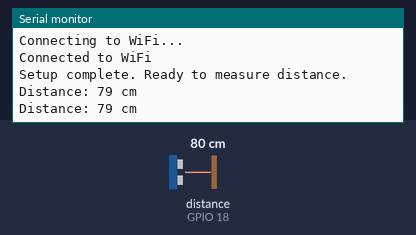
Simulated run of this sketch. Board: ESP32. Shown: the last lines printed to the serial monitor. Wiring (inferred from the names in the program): ultrasonic range finder: trigger GPIO 5; echo GPIO 18. The test bench sets the inputs (shaded band); at power-on: distance to the obstacle (sensor on GPIO 18) 80 cm. The echo pulse lasts 58.3 µs per cm; WiFi joins after 1.5 s; servers stay silent unless stated; the local clock reads 2024-03-15 10:24:30 at power-on unless the sketch sets it.

Above: at 3.2 s.
3.3 s: distance to the obstacle (sensor on GPIO 18) set to 55 cm
At 4.6 s:
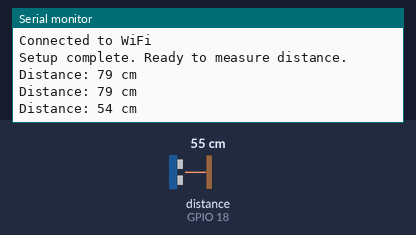
4.8 s: distance to the obstacle (sensor on GPIO 18) set to 46 cm
At 7.0 s:
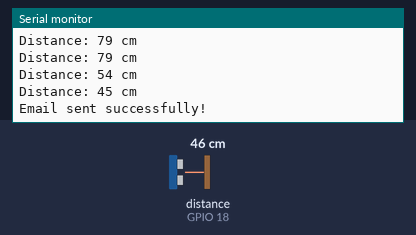
Timing chart, 0 to 8.5 s (numbered marks = the images above; inputs shaded):
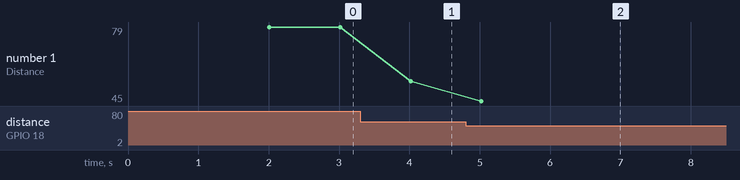

Measured:
- the behaviour switches between 51 and 50 cm on distance to the obstacle (sensor on GPIO 18) (found by bisection; images 1 and 2)
- after the input at 3.3 s, the serial monitor: prints a new line after 0.72 s (image 1)
- after the input at 4.8 s, the serial monitor: prints a new line after 0.22 s (image 2)
- plotted number 1: 79 → 54 after the input at 3.3 s, 54 → 45 after the input at 4.8 s

The sketch:

ESP32DistanceEmail.ino
```cpp
#include <WiFi.h>
#include <ESP_Mail_Client.h>
#include <time.h>

// Wi-Fi credentials
const char* ssid = "test_wifi";
const char* password = "esp32css";

// Email setup (SMTP server and credentials)
SMTPSession smtp;
ESP_Mail_Session mailSession;
const char* smtpServer = "smtp.gmail.com";
const int smtpPort = 465;
const char* emailSender = "example1@gmail.com";
const char* emailPassword = "okcmlmdwbbqqzsag";  // App password
const char* emailRecipient = "example2@gmail.com";

// Ultrasonic sensor setup
const int trigPin = 5;
const int echoPin = 18;
long duration;
int distance;

//Time setup
const char* ntpServer = "time.google.com";
const long gmtOffset_sec = -8*3600;//-8*3600
const int daylightOffset_sec = 3600;

void setup() {
  Serial.begin(115200);

  // Connect to Wi-Fi
  WiFi.begin(ssid, password);
  while (WiFi.status() != WL_CONNECTED) {
    delay(1000);
    Serial.println("Connecting to WiFi...");
  }
  Serial.println("Connected to WiFi");

  // Set ultrasonic sensor pins
  pinMode(trigPin, OUTPUT);
  pinMode(echoPin, INPUT);

  // Configure the email session settings
  mailSession.server.host_name = smtpServer;
  mailSession.server.port = smtpPort;
  mailSession.login.email = emailSender;
  mailSession.login.password = emailPassword;
  mailSession.login.user_domain = "";

  //configure time objects
  configTime(gmtOffset_sec, daylightOffset_sec, ntpServer);

  smtp.callback(smtpCallback);  // Get status of email sending
  Serial.println("Setup complete. Ready to measure distance.");
}

void loop() {
  // Measure distance using ultrasonic sensor
  digitalWrite(trigPin, LOW);
  delayMicroseconds(2);
  digitalWrite(trigPin, HIGH);
  delayMicroseconds(10);
  digitalWrite(trigPin, LOW);

  duration = pulseIn(echoPin, HIGH);
  distance = duration * 0.034 / 2;  //cm

  Serial.print("Distance: ");
  Serial.print(distance);
  Serial.println(" cm");

  // If an object is detected within 10 cm, send an email alert
  if (distance < 50) {
    sendEmailAlert();
    delay(120000);  // Wait 30 seconds before checking again
  }

  delay(1000);
}

void sendEmailAlert() {

  struct tm timeInfo; //create timeinfo structure
  if (!getLocalTime(&timeInfo)) {
    Serial.println("Failed to obtain time");
    return;
  }

  char timeStamp[64];
  strftime(timeStamp, sizeof(timeStamp), "%Y-%m-%d %H:%M:%S", &timeInfo); //set timestamp with proper format

  SMTP_Message message;

  // Configure the email content
  message.sender.name = "ESP32 Alert";
  message.sender.email = emailSender;
  message.subject = "Ultrasonic Sensor Alert!";
  message.addRecipient("Recipient", emailRecipient);

  String emailContent = "Warning: Intrusion detected at window 1!\n";
  emailContent += "Time of detection: ";
  emailContent += timeStamp;

  message.text.content = emailContent.c_str();

  // Send the email
  if (!smtp.connect(&mailSession)) {
    Serial.println("Failed to connect to SMTP server.");
    return;
  }

  if (MailClient.sendMail(&smtp, &message)) {
    Serial.println("Email sent successfully!");
  } else {
    Serial.println("Error sending email: " + smtp.errorReason());
  }

  smtp.closeSession();  // Close the SMTP session
}

// Callback function to monitor the email status
void smtpCallback(SMTP_Status status) {
  Serial.println(status.info());
}
```
